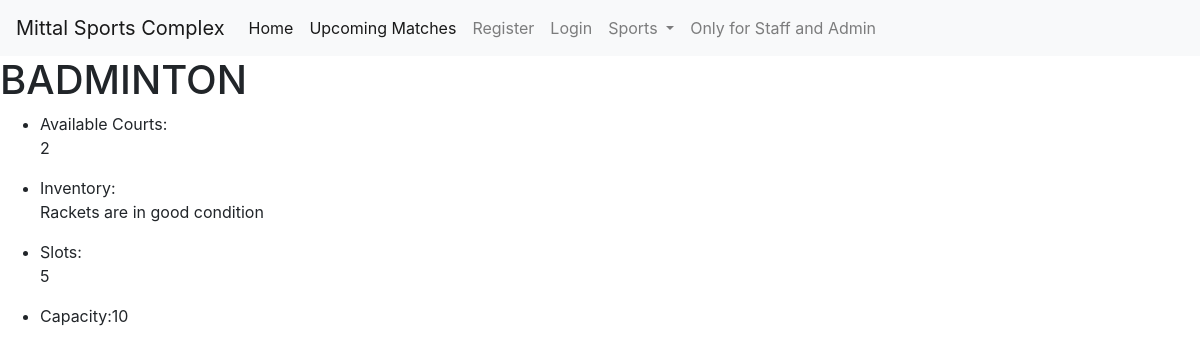
Page /badminton/ on the committed database.
### home/models.py (models this page shows, shortened)
class changes(models.Model):
    sportsname=models.TextField(default=None)
    capacity=models.IntegerField()
    inventory=models.TextField()
    slots=models.IntegerField()
    courts=models.IntegerField()

### home/views.py (the view)
# urls.py: path('badminton/', views.badminton, name='badminton'),
def badminton(request):
    change=changes.objects.filter(sportsname='Badminton')
    data={
        'changes':change
    }
    return render(request, 'badminton.html', data)

### Templates/badminton.html (shortened to what this page needs)
{% extends 'base.html' %}
{% block body %}
<h1>BADMINTON</h1>
    <ul>{% for i in changes %}
        <li>Available Courts:<br><p> {{i.courts}}</p></li>
        <li><p>Inventory:<br>{{i.inventory}}</p></li>
        <li><p>Slots: <br>{{i.slots}}</p></li>
        <li><p>Capacity:{{i.capacity}}</p></li>{% endfor%}
    </ul>
{% endblock body %}

### rows in the picture
changes: courts "2", inventory "Rackets are in good condition", slots "5", capacity "10"
